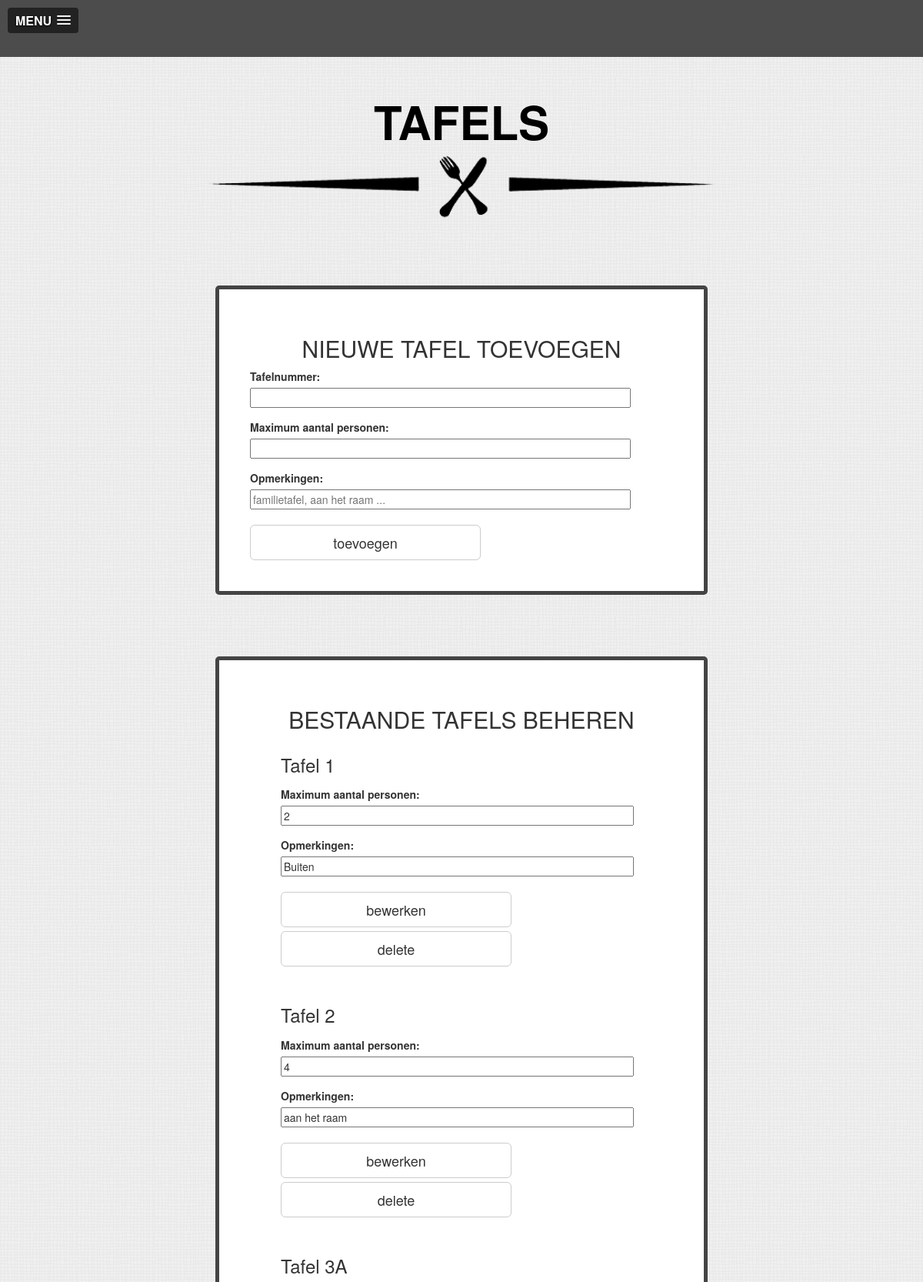
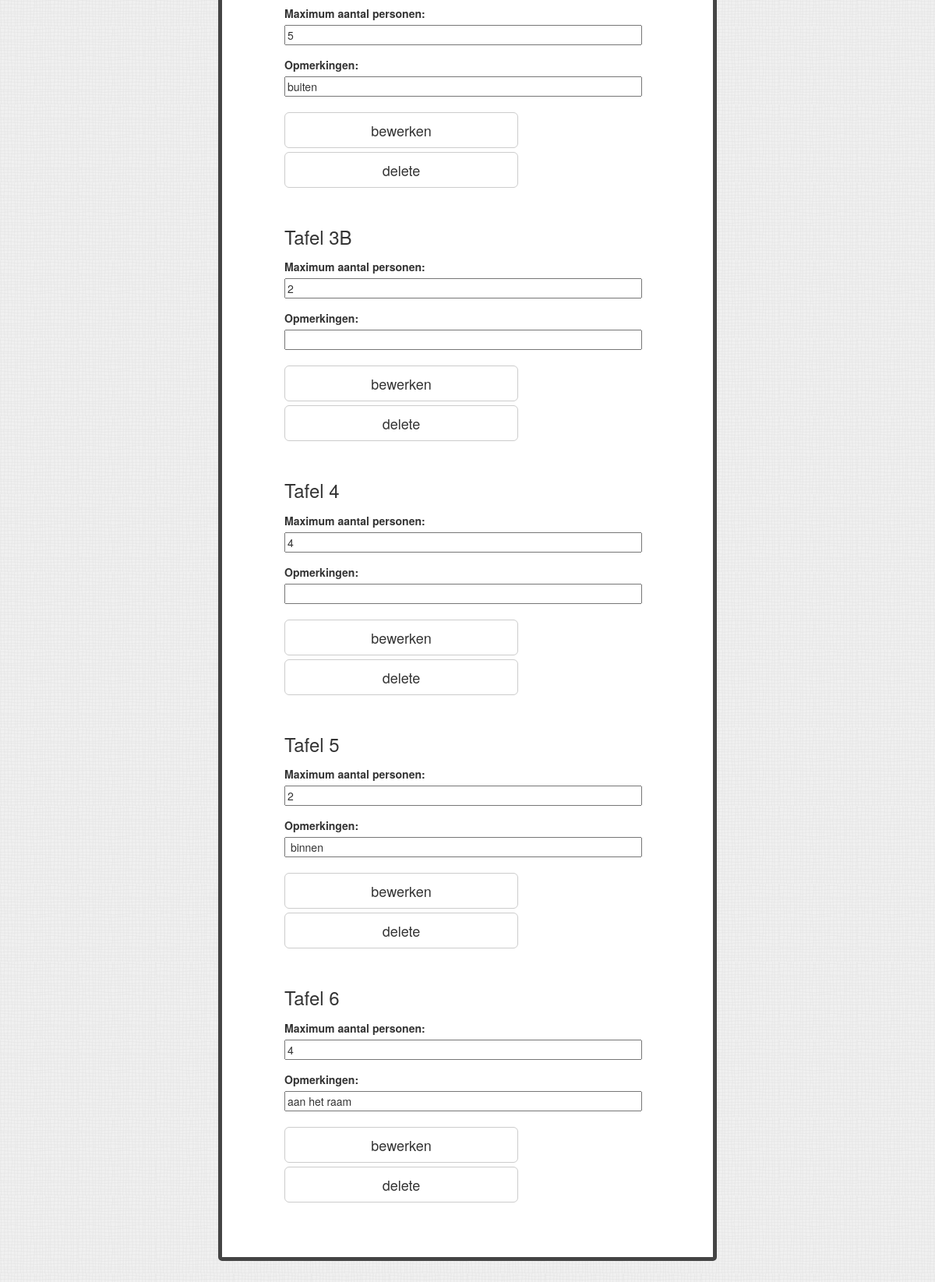
Screenshot of /tafelbeheer.php with the database file from the repository (2 pictures, top to bottom).
### tables this page shows
CREATE TABLE `tafelbeheer` (
  `ID` int(5) NOT NULL AUTO_INCREMENT,
  `Tafelnummer` varchar(5) NOT NULL,
  `MaxPersonen` int(5) NOT NULL,
  `Opmerkingen` varchar(250) DEFAULT NULL,
  PRIMARY KEY (`ID`)
);

### classes/Tafel.class.php (called while the page is built, shortened)
<?php
include_once('db.class.php');
class Tafel
{
	public function GetAll()
	{
		$db = new Database();
		$sql = "select * from tafelbeheer order by Tafelnummer";
    	return $db->conn->query($sql);
	}
}
?>

### classes/db.class.php (called while the page is built, shortened)
<?php
	class Database
	{
		private $m_sHost = "localhost";
		private $m_sUser = "root";
		private $m_sPassword = "root";
		private $m_sDatabase = "restoapp";
		public function __construct()
		{
			$this->conn = new mysqli($this->m_sHost, $this->m_sUser, $this->m_sPassword, $this->m_sDatabase);
		}
	}
?>

### tafelbeheer.php (the view, shortened to what this page needs)
<?php
include_once('classes/db.class.php');
include_once('classes/Tafel.class.php');
$nieuwtafel = new Tafel();
?><!doctype html>
<html lang="en">
<head>
	<link rel="stylesheet" href="https://netdna.bootstrapcdn.com/bootstrap/3.1.1/css/bootstrap.min.css">
	<link rel="stylesheet" href="css/style.css">
	<link rel="stylesheet" href="css/slicknav.css">
</head>
<body>
<?php include_once('nav_include.php') ?>
<section id="wrapper">
	<h1>TAFELS</h1>
	<img src="images/line.png" class="headerline" alt="line"/>
	<section class="blok">
<h2>NIEUWE TAFEL TOEVOEGEN</h1>
	<form action="" method="post">
		<label for="tafelnr" required >Tafelnummer:</label>
		<input type="text" name="tafelnr" required />
		<label for="personen" required >Maximum aantal personen:</label>
		<input type="text" name="personen" required />
		<label for="opm" required >Opmerkingen:</label>
		<input type="text" name="opm" placeholder="familietafel, aan het raam ..." />
		<input type="submit" class='btn btn-lg btn-default' name="btn_add" value="toevoegen" />
	</form>
</section>
<section class="blok">
<h2>BESTAANDE TAFELS BEHEREN</h1>
<?php
	$result = $nieuwtafel->GetAll();
	echo "<ul id='tafels'>";
	while($tafel = $result->fetch_assoc())
	{
		echo "<form action='' method='post'>";
		echo "<label><h3>Tafel " . $tafel['Tafelnummer'] . "</h3></label><input type='hidden' name='tafelnr' value='" .
		$tafel['Tafelnummer'] ."'/>
		<label>Maximum aantal personen:</label> <input type='text' name='personen' value='" .
		$tafel['MaxPersonen'] . "'/>
		<label>Opmerkingen:</label><input type='text' name='opmerkingen' value='" .
		$tafel['Opmerkingen'] . "'/>";
		echo "<input class='btn btn-lg btn-default'  type='submit' name='btn_edit' value='bewerken' />";
		echo "<input class='btn btn-lg btn-default' type='submit' name='btn_delete' value='delete' />";
		echo "</form>";
	}
?>
</section>
</section>
</body>
</html>

### nav_include.php (shortened to what this page needs)
<section class="slicknav_menu">
</section>

### css/style.css (style rules this page uses)
body { background-image: url(../images/bg.png); }
#wrapper { max-width:800px; margin-left: auto; margin-right: auto; }
h1 { text-align:center; font-size:60px; margin-top:50px; font-weight: bold; color:black; }
h2 { text-align: center; }
.headerline { width:100%; }
.blok { width: 80%; margin: 10%; padding:5%; background-color: white; border: 5px solid #444; border-radius: 5px; }
label { display: inline-block; width:100%; }
#tafels form { margin-bottom: 30px; }
input[type='text'] { margin-bottom: 15px; width:90%; }
input[type='submit'] { width:100%; max-width: 300px; margin-right: 10px; margin-top: 5px; }
ul { list-style-type: none; }

### rows the page displays
tafelbeheer: Tafelnummer "1", personen "2", opmerkingen "Buiten"
tafelbeheer: Tafelnummer "2", personen "4", opmerkingen "aan het raam"
tafelbeheer: Tafelnummer "3A", personen "5", opmerkingen "buiten"
tafelbeheer: Tafelnummer "3B", personen "2"
tafelbeheer: Tafelnummer "4", personen "4"
tafelbeheer: Tafelnummer "5", personen "2", opmerkingen "binnen"
tafelbeheer: Tafelnummer "6", personen "4", opmerkingen "aan het raam"
